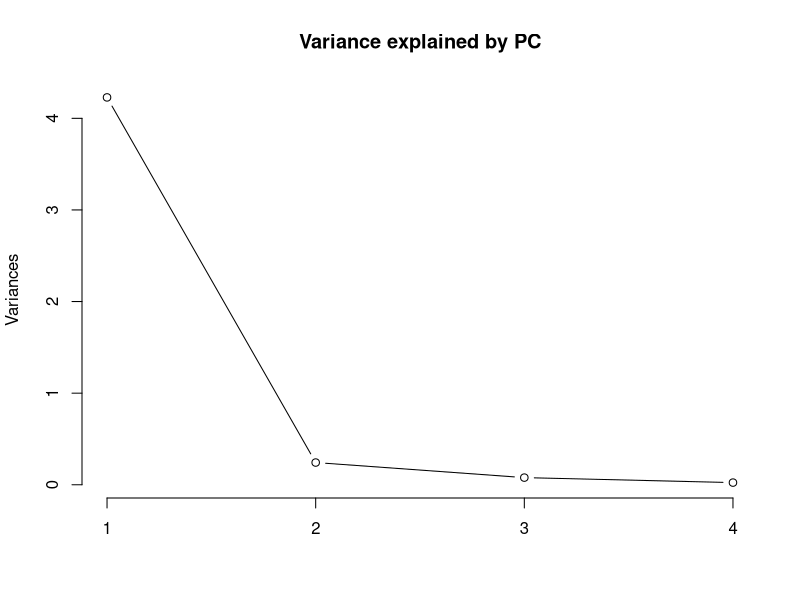
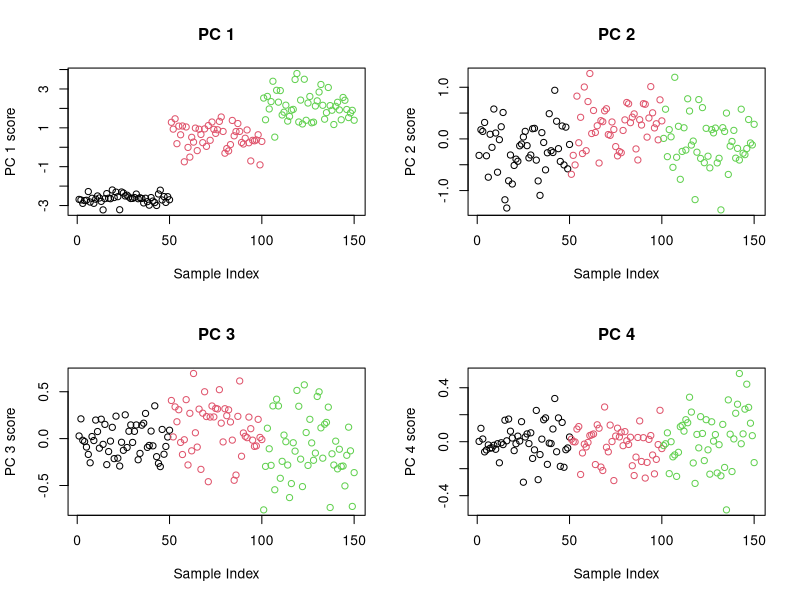
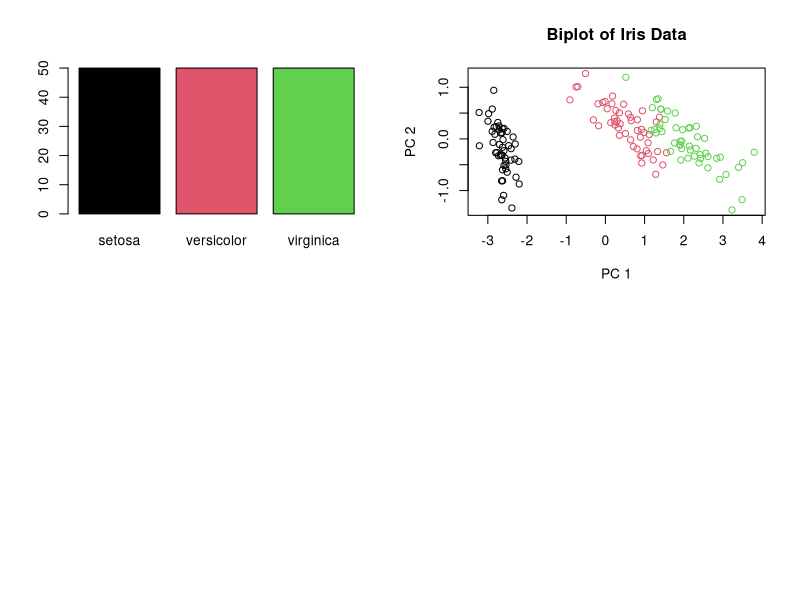
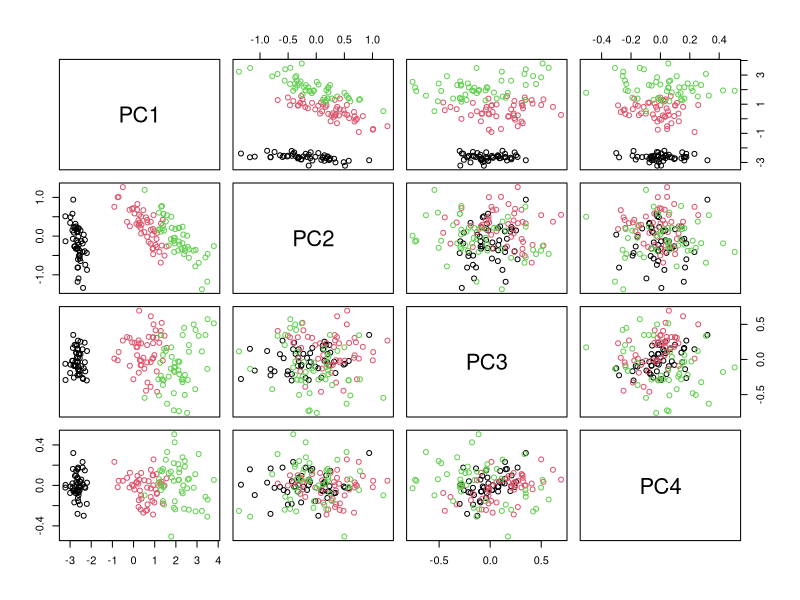

Write R code to recreate these figures, in order.
## ---- chunk 1
x.1 = c(2, .5, 4, 2)
x.2 = c(1, 1, 1, 1)
x.3 = c(-1, 0, 2, 1)
x.4 = c(1, -.5, .25, 3)
x.5 = c(3, 6, 9, 12)

# Concatenate the vectors as rows
X = rbind(x.1,x.2,x.3,x.4,x.5)
# Concatenate the vectors as columns
Y = cbind(x.1,x.2,x.3,x.4,x.5)
## ---- chunk 2
t(X)
## ---- chunk 3
t(X)==Y
## ---- chunk 4
#calculate the column means of X
col.means = colMeans(Y)

#create a matrix of these column means repeated across the rows
Y.bar = matrix(rep(col.means,4),ncol = 5, byrow = TRUE)

#column center X
Y.col.centered = Y - Y.bar

#calculate the empirical covariance matrix of X
sigma = 1/5 * t(Y.col.centered) %*% Y.col.centered
## ---- chunk 5
t(sigma)==sigma
## ---- chunk 6
print("Write out *sigma*:")
sigma
## ---- chunk 7
X*X
t(X)%*%X
## ---- chunk 8
eigen(sigma)
## ---- chunk 9
eig.1 = eigen(sigma)$vectors[,1]

#Calculate the Variance
var_eig.1_x = t(eig.1)%*%sigma%*%eig.1
## ---- chunk 10
norm(as.matrix(x.1))
## ---- chunk 11
require('stats')
?prcomp
## ---- chunk 12

data(iris)

#Separate the species names from the quantitative data
data = iris[,1:4]
species = iris$Species

## ---- chunk 13

#Run principal components analysis
pcs = prcomp(data)

#Summarize the pcs
summary(pcs)

## ---- chunk 14

# Make scree plot
screeplot(pcs, type = "lines", main = "Variance explained by PC")

## ---- chunk 15
for(i in 1:4){
  print(i)
}

## ---- chunk 16

#Partition the image space into a 2 x 2 grid
par(mfrow = c(2,2))

#Now run the for loop to plot each image separately
#For each plot, we will label the points according to species

for(i in 1:4){
  plot(pcs$x[,i], 
      main = paste("PC", eval(i)), 
      xlab = "Sample Index",
      ylab = paste("PC", eval(i), "score"), 
      col = species)
}
## ---- chunk 17
barplot(table(species), col = unique(species))
## ---- chunk 18

plot(pcs$x[,1:2], 
     main = "Biplot of Iris Data", 
     xlab = "PC 1", ylab = "PC 2",
     col = species)

## ---- chunk 19

pairs(pcs$x, col = species)

